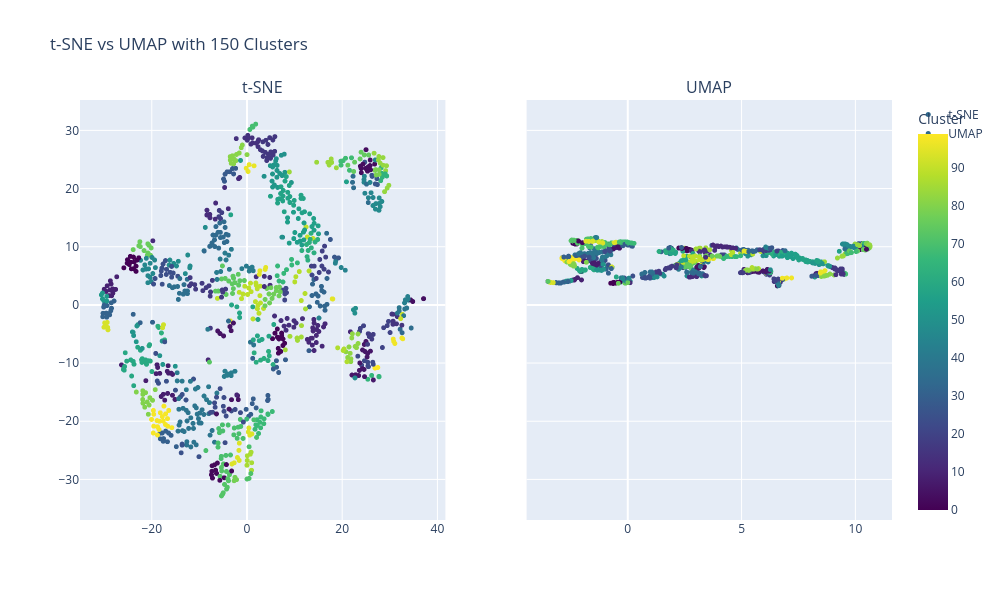

The cell this chart's notebook holds for it:
### Code cell
import plotly.graph_objs as go
from plotly.subplots import make_subplots

fig = make_subplots(rows=1, cols=2, subplot_titles=("t-SNE", "UMAP"), shared_yaxes=True)

# t-SNE trace
fig.add_trace(
    go.Scattergl(
        x=df_metrics_clean["TSNE1"],
        y=df_metrics_clean["TSNE2"],
        mode="markers",
        marker=dict(
            color=df_metrics_clean["cluster"],
            colorscale="Viridis",
            size=5,
            showscale=True,
            colorbar=dict(title="Cluster")
        ),
        text=df_metrics_clean["mz"],
        name="t-SNE"
    ),
    row=1, col=1
)

# UMAP trace
fig.add_trace(
    go.Scattergl(
        x=df_metrics_clean["UMAP1"],
        y=df_metrics_clean["UMAP2"],
        mode="markers",
        marker=dict(
            color=df_metrics_clean["cluster"],
            colorscale="Viridis",
            size=5,
            showscale=False
        ),
        text=df_metrics_clean["mz"],
        name="UMAP"
    ),
    row=1, col=2
)

fig.update_layout(title="t-SNE vs UMAP with 150 Clusters", height=600, width=1000)
fig.show()

### Figure 1 — Plotly figure (JSON) as saved in the notebook; plotly's stock layout.template omitted (floating-point values rounded to 4 significant figures; data arrays with more than 128 entries replaced by an {"elided": "..."} marker saying what was removed)
{"data": [{"marker": {"color": {"elided": "1000 int values"}, "colorbar": {"title": {"text": "Cluster"}}, "colorscale": [[0, "#440154"], [0.1111, "#482878"], [0.2222, "#3e4989"], [0.3333, "#31688e"], [0.4444, "#26828e"], [0.5556, "#1f9e89"], [0.6667, "#35b779"], [0.7778, "#6ece58"], [0.8889, "#b5de2b"], [1, "#fde725"]], "showscale": true, "size": 5}, "mode": "markers", "name": "t-SNE", "text": {"elided": "1000 float values"}, "type": "scattergl", "x": {"elided": "1000 float values"}, "xaxis": "x", "y": {"elided": "1000 float values"}, "yaxis": "y"}, {"marker": {"color": {"elided": "1000 int values"}, "colorscale": [[0, "#440154"], [0.1111, "#482878"], [0.2222, "#3e4989"], [0.3333, "#31688e"], [0.4444, "#26828e"], [0.5556, "#1f9e89"], [0.6667, "#35b779"], [0.7778, "#6ece58"], [0.8889, "#b5de2b"], [1, "#fde725"]], "showscale": false, "size": 5}, "mode": "markers", "name": "UMAP", "text": {"elided": "1000 float values"}, "type": "scattergl", "x": {"elided": "1000 float values"}, "xaxis": "x2", "y": {"elided": "1000 float values"}, "yaxis": "y2"}], "layout": {"annotations": [{"font": {"size": 16}, "showarrow": false, "text": "t-SNE", "x": 0.225, "xanchor": "center", "xref": "paper", "y": 1, "yanchor": "bottom", "yref": "paper"}, {"font": {"size": 16}, "showarrow": false, "text": "UMAP", "x": 0.775, "xanchor": "center", "xref": "paper", "y": 1, "yanchor": "bottom", "yref": "paper"}], "height": 600, "title": {"text": "t-SNE vs UMAP with 150 Clusters"}, "width": 1000, "xaxis": {"anchor": "y", "domain": [0, 0.45]}, "xaxis2": {"anchor": "y2", "domain": [0.55, 1]}, "yaxis": {"anchor": "x", "domain": [0, 1]}, "yaxis2": {"anchor": "x2", "domain": [0, 1], "matches": "y", "showticklabels": false}}}
